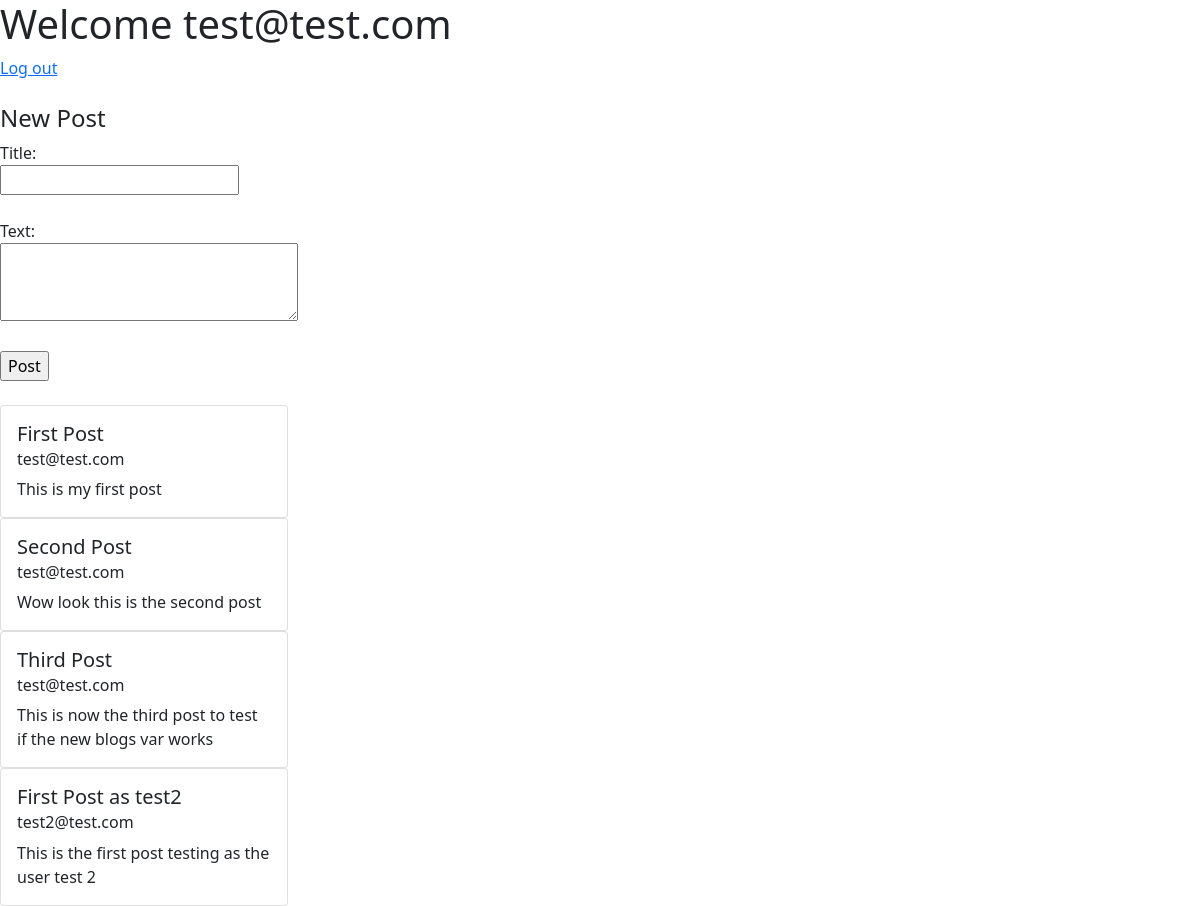
/home/1, run on the app's committed database.
### app.py (models this page shows)
class Blog(db.Model):
    pk = db.Column(db.Integer, primary_key = True)
    title = db.Column(db.String)
    text = db.Column(db.String)
    created_at = db.Column(db.DateTime)
    user = db.Column(db.Integer, db.ForeignKey('user.pk'))
    @classmethod
    def get_user(cls, pk):
        return User.query.get(pk)

class User(db.Model):
    pk = db.Column(db.Integer, primary_key = True)
    email = db.Column(db.String)
    password = db.Column(db.String)
    blogs = db.relationship('Blog')

### app.py (the view, shortened to what this page needs)
@app.route('/home/<pk>', methods=['GET', 'POST'])
def home(pk):
    user = User.query.get(pk)
    blogs = Blog.query.all()
    return render_template('home.html', user = user, blogs = blogs)

### templates/home.html (shortened to what this page needs)
{% extends "base.html" %}
{% block content %}
  <h1>Welcome {{ user.email }}</h1>
  <a href="{{ url_for('login') }}">Log out</a>
  <br><br>
  <h4>New Post</h4>
  <form action="" method="post">
    <label for="title">Title:</label>
    <br>
    <input type="text" name="title">
    <br><br>
    <label for="text">Text:</label>
    <br>
    <textarea name="text" cols="30" rows="3"></textarea>
    <br><br>
    <input type="submit" value="Post">
  </form>
  <br>
  {% if blogs %}
    {% for blog in blogs %}
        <div class="card" style="width: 18rem;">
            <div class="card-body">
            <h5 class="card-title">{{ blog.title }}</h5>
            <h6 class="card-subtitle mb-2 text-body-secondary">{{ blog.get_user(blog.user).email }}</h6>
            <p class="card-text">{{ blog.text }}</p>
            </div>
        </div>
    {% endfor %}
  {% endif %}
{% endblock content %}

### templates/base.html (shortened to what this page needs)
<!DOCTYPE html>
<html lang="en">
<head>
    <link href="https://cdn.jsdelivr.net/npm/bootstrap@5.0.2/dist/css/bootstrap.min.css" rel="stylesheet">
</head>
<body>
    {% block content %}
    {% endblock content %}
</body>
</html>

### data on the page
Blog: title "First Post", get_user "test@test.com", text "This is my first post"
Blog: title "Second Post", get_user "test@test.com", text "Wow look this is the second post"
Blog: title "Third Post", get_user "test@test.com", text "This is now the third post to test if the new blogs var works"
Blog: title "First Post as test2", get_user "test2@test.com", text "This is the first post testing as the user test 2"
